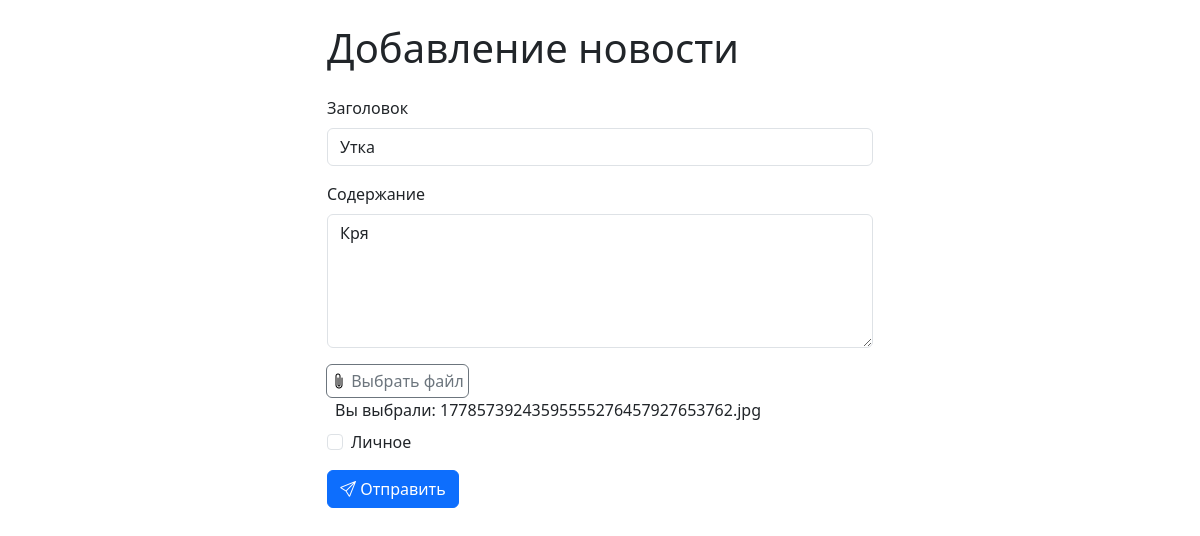
Screenshot of /news/1 (signed in) with the database file from the repository.
### data/news.py (models this page shows)
class News(SqlAlchemyBase):
    __tablename__ = 'news'
    id = sqlalchemy.Column(sqlalchemy.Integer, primary_key=True, autoincrement=True)
    title = sqlalchemy.Column(sqlalchemy.String, nullable=True)
    content = sqlalchemy.Column(sqlalchemy.String, nullable=True)
    created_date = sqlalchemy.Column(sqlalchemy.DateTime, default=datetime.datetime.now)
    is_private = sqlalchemy.Column(sqlalchemy.Boolean, default=True)
    file = sqlalchemy.Column(sqlalchemy.String, nullable=True)
    user_id = sqlalchemy.Column(sqlalchemy.Integer, sqlalchemy.ForeignKey("users.id"))
    user = orm.relationship('User')
    categories = orm.relationship("Category", secondary="association", backref="news")
    likes = orm.relationship('User', secondary=news_likes, backref='liked_news')
    dislikes = orm.relationship('User', secondary=news_dislikes, backref='disliked_news')
    favorites = orm.relationship('User', secondary=news_favorites, backref='favorited_news')
    starred = orm.relationship("User",
                               secondary=news_starred,
                               backref=orm.backref("starred_news", lazy='subquery'))

### main.py (the view, shortened to what this page needs)
@app.route('/news/<int:id>', methods=['GET', 'POST'])
@login_required
def edit_news(id):
    form = NewsForm()
    db_sess = db_session.create_session()
    news = db_sess.query(News).filter(News.id == id, News.user == current_user).first()
    if not news:
        abort(404)
    if request.method == "GET":
        form.title.data = news.title
        form.content.data = news.content
        form.is_private.data = news.is_private
    return render_template('news.html', title='Редактирование новости', form=form, current_file=news.file)

### forms/news.py
class NewsForm(FlaskForm):
    title = StringField('Заголовок', validators=[DataRequired()])
    content = TextAreaField("Содержание")
    file = FileField('Прикрепить документ')
    is_private = BooleanField("Личное")
    submit = SubmitField('Применить')

### data/db_session.py (called while the page is built)
def create_session() -> Session:
    global __factory
    return __factory()

### main.py (called while the page is built)
@login_manager.user_loader
def load_user(user_id):
    db_sess = db_session.create_session()
    user = db_sess.get(User, user_id)
    return user

### templates/news.html (shortened to what this page needs)
<!doctype html>
<html lang="en">
  <head>
    <link href="https://cdn.jsdelivr.net/npm/bootstrap@5.3.2/dist/css/bootstrap.min.css" rel="stylesheet">
      <link rel="stylesheet" href="https://cdn.jsdelivr.net/npm/bootstrap-icons@1.11.3/font/bootstrap-icons.min.css">
  </head>
  <body>
    <div class="container mt-4">
      <div class="row justify-content-center">
        <div class="col-md-8 col-lg-6">
          <h1 class="mb-4">Добавление новости</h1>
          <form action="" method="post" enctype="multipart/form-data">
            <div class="mb-3">
              {{ form.title.label(class="form-label") }}
              {{ form.title(class="form-control" + (" is-invalid" if form.title.errors else "")) }}
            </div>
            <div class="mb-3">
              {{ form.content.label(class="form-label") }}
              {{ form.content(class="form-control" + (" is-invalid" if form.content.errors else ""), rows=5) }}
            </div>
            <div class="container mb-2 p-0 d-flex">
              <div class="input-group">
                <label for="File" class="btn btn-outline-secondary p-1 rounded-2 fs-6">
                    <i class="bi bi-paperclip text-black"></i> Выбрать файл
                </label>
                <span id="file-name" class="text ms-2 align-self-center">
                  {% if current_file %}
                      Вы выбрали: {{ current_file }}
                  {% else %}
                      Файл не выбран
                  {% endif %}
                </span>
              </div>
            </div>
            <div class="mb-3 form-check">
              {{ form.is_private(class="form-check-input") }}
              {{ form.is_private.label(class="form-check-label") }}
            </div>
            <button type="submit" class="btn btn-primary">
              <i class="bi bi-send"></i> Отправить
            </button>
          </form>
        </div>
      </div>
    </div>
  </body>
</html>

### rows the page displays
News: title "Утка", content "Кря", file "17785739243595555276457927653762.jpg"
